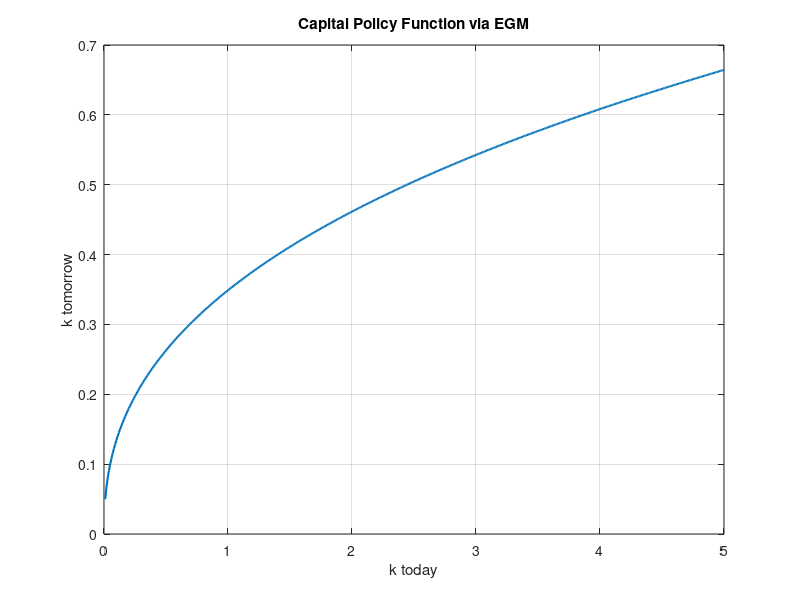

Reproduce this figure in MATLAB.
% EGM for Neoclassical Growth Model
% ----------------------------------

% Parameters
alpha = 0.3;         % Capital share
beta = 0.95;         % Discount factor
gamma = 2;           % CRRA coefficient

% Grids
nk = 500;
k_min = 0.01; k_max = 5;
k_prime_grid = linspace(k_min, k_max, nk)'; % Grid for k' (endogenous grid)

% Initial guess for marginal value function V'(k')
V_prime = ones(nk, 1);  % Constant guess to start (can be refined later)

% Tolerance and iteration setup
tol = 1e-6;
max_iter = 1000;

% Fixed k grid for interpolation of policy function
k_grid = linspace(k_min, k_max, nk)';
k_policy = zeros(nk, 1);  % policy function: k'(k)
c_policy = zeros(nk, 1);  % consumption policy: c(k)

for iter = 1:max_iter
    % Step 1: Invert Euler Equation to get c(k')
    c_tilde = (beta * V_prime).^- (1 / gamma);  % u'(c) = beta * V'(k') -> c = (...)

    % Step 2: Recover implied current k using budget constraint
    k_now = (c_tilde + k_prime_grid).^(1 / alpha);  % since c + k' = y = k^alpha

    % Step 3: Interpolate onto fixed k grid
    valid = k_now >= k_min & k_now <= k_max;
    k_now = k_now(valid);
    k_prime_valid = k_prime_grid(valid);
    c_valid = c_tilde(valid);

    % Interpolate policy functions onto fixed k grid
    k_policy = interp1(k_now, k_prime_valid, k_grid, 'linear', 'extrap');
    c_policy = interp1(k_now, c_valid, k_grid, 'linear', 'extrap');

    % Step 4: Update V'(k) using envelope condition
    V_prime_new = (c_policy).^(-gamma) .* alpha .* (k_grid).^(alpha - 1);

    % Step 5: Check convergence
    if max(abs(V_prime_new - V_prime)) < tol
        break;
    end
    V_prime = V_prime_new;
end

fprintf('EGM converged in %d iterations.\n', iter);

% Plot Policy Function
figure;
plot(k_grid, k_policy, 'LineWidth', 1.5);
xlabel('k today'); ylabel('k tomorrow');
title('Capital Policy Function via EGM'); grid on;


